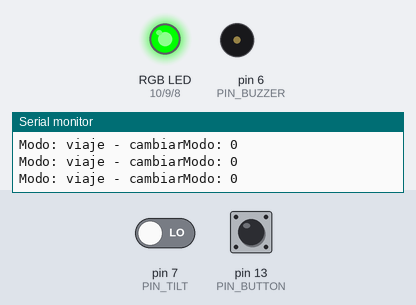
A sketch run on a simulated Arduino Uno, built with avr-gcc and run on an emulated ATmega328P. Parts: an RGB LED mixed from three pins (HIGH = lit), buzzer (waves = sounding), the last lines printed to the serial monitor. The inputs (shaded band) are chosen by the test bench; at power-on: pin 13 (PIN_BUTTON) HIGH, pin 7 (PIN_TILT) LOW. Pins used as bus, display or sensor lines are not drawn.

Above: at 1.2 s.
1.3 s: pin 13 (PIN_BUTTON) pulled LOW for 3.2 s
At 4.1 s:
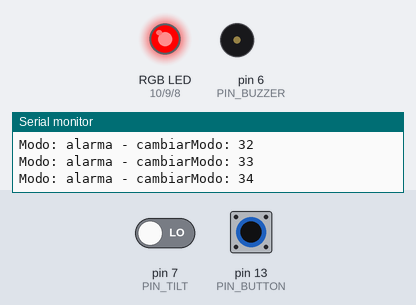
6.0 s: pin 7 (PIN_TILT) driven HIGH
At 7.7 s:
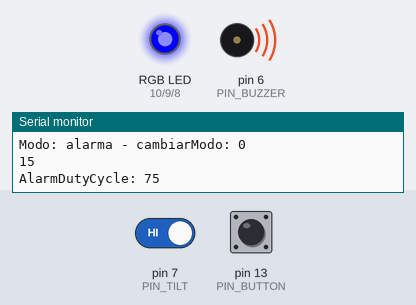
8.2 s: pin 13 (PIN_BUTTON) pulled LOW for 3.2 s
At 12.5 s:
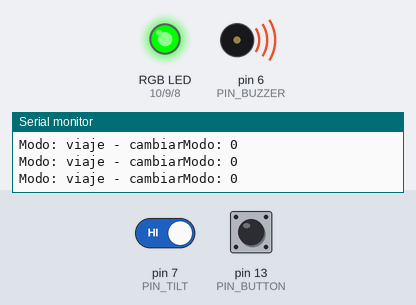
12.9 s: pin 13 (PIN_BUTTON) pulled LOW for 3.2 s
At 15.1 s:
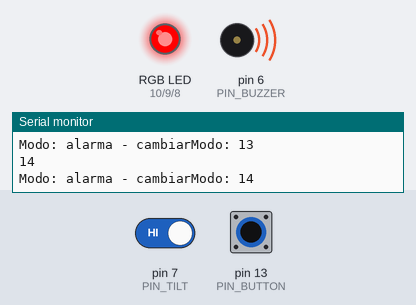
20.6 s: pin 7 (PIN_TILT) driven HIGH and pin 13 (PIN_BUTTON) driven LOW
At 24.3 s:
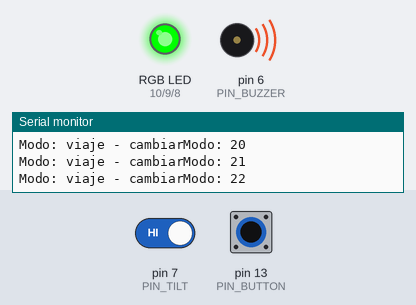
Timing chart, 0 to 24.6 s (numbered marks = the images above; inputs shaded):
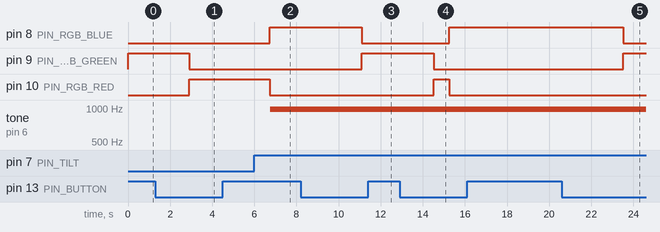

Measured:
- after the input at 1.3 s, pin 9 (PIN_RGB_GREEN): HIGH → LOW after 1.6 s; pin 10 (PIN_RGB_RED): LOW → HIGH after 1.6 s
- after the input at 6.0 s, pin 8 (PIN_RGB_BLUE): LOW → HIGH after 0.74 s; pin 10 (PIN_RGB_RED): HIGH → LOW after 0.74 s; tone on pin 6 (PIN_BUZZER): silent → 977 Hz after 0.76 s
- after the input at 8.2 s, pin 8 (PIN_RGB_BLUE): HIGH → LOW after 2.9 s; pin 9 (PIN_RGB_GREEN): LOW → HIGH after 2.9 s
- after the input at 12.9 s, pin 8 (PIN_RGB_BLUE): LOW → HIGH after 2.3 s; pin 9 (PIN_RGB_GREEN): HIGH → LOW after 1.6 s; pin 10 (PIN_RGB_RED): LOW → HIGH after 1.6 s, → LOW 0.73 s later
- after the input at 20.6 s, pin 8 (PIN_RGB_BLUE): HIGH → LOW after 2.9 s; pin 9 (PIN_RGB_GREEN): LOW → HIGH after 2.9 s

The sketch:

alarm-basics.ino
```cpp
/*
 * Defined constants in arduino don't take up any program memory space on the chip.
 * The compiler will replace references to these constants with the defined value at compile time.
 */
#define MODO_VIAJE  0
#define MODO_ALARMA 1

/** Pin mapping **/
// Boton de cambio de modo
#define PIN_BUTTON  13

// RGB Led
#define PIN_RGB_RED 10
#define PIN_RGB_GREEN 9
#define PIN_RGB_BLUE  8

// Buzzer
#define PIN_BUZZER 6

// Tilt sensor
#define PIN_TILT 7

// Debug mode
#define DEBUG true


// Modo actual del sistema
int modoSistema;

// Lectura del boton de cambio de modo
int cambiarModo;
int tiltValue;
int alarmDutyCycle;

bool alarmaSonando;

void setup() {
  // Pin config
  pinMode(PIN_BUTTON, INPUT);

  pinMode(PIN_RGB_RED, OUTPUT);
  pinMode(PIN_RGB_GREEN, OUTPUT);
  pinMode(PIN_RGB_BLUE, OUTPUT);

  pinMode(PIN_BUZZER, OUTPUT);

  pinMode(PIN_TILT, INPUT);

  // Sistema se inicia en Modo Viaje
  setModoViaje();

  if(DEBUG) {
    Serial.begin(9600);
  }
}

void loop() {
  // Cambio de modo?
  leerBotonCambioModo();
  if(cambiarModo > 50) {
    cambiarModo = 0;
      if(modoSistema == MODO_VIAJE) {
        // Pasa de modo viaje a modo alarma
        setModoAlarma();
      } else {
        // Pasa de modo alarma a modo viaje
        setModoViaje();
      }
  }

  // Flujo de cada modo
  if(modoSistema == MODO_VIAJE) {

  } else {
    leerTilt();
    if(tiltValue > 20 && !alarmaSonando) {
      rgbTurnOff();
      tiltValue = 0;
      alarmaSonando = true;
      digitalWrite(PIN_RGB_BLUE, HIGH);
    }
    if(alarmaSonando) {
      sonarAlarma();
    }
  }

  // Debug report
  if(DEBUG) {
    printDebugReport();
  }
}

void rgbTurnOff() {
  digitalWrite(PIN_RGB_RED, LOW);
  digitalWrite(PIN_RGB_GREEN, LOW);
  digitalWrite(PIN_RGB_BLUE, LOW);
}

void setModoAlarma() {
  rgbTurnOff();
  digitalWrite(PIN_RGB_RED, HIGH);
  tiltValue = 0;
  alarmDutyCycle = 100;
  alarmaSonando = false;
  modoSistema = MODO_ALARMA;
}

void setModoViaje() {
  rgbTurnOff();
  digitalWrite(PIN_BUZZER, HIGH);
  digitalWrite(PIN_RGB_GREEN, HIGH);
  alarmaSonando = false;
  modoSistema = MODO_VIAJE;
}

void leerBotonCambioModo() {
  if(digitalRead(PIN_BUTTON) == LOW) {
    cambiarModo +=1;
  } else {
    if(cambiarModo > 0) {
      cambiarModo--;
    }
  }
}


void leerTilt() {
  if(digitalRead(PIN_TILT) == HIGH) {
    Serial.println(tiltValue);
    tiltValue +=1;
  } else {
    if(tiltValue > 0) {
      tiltValue--;
    }
  }
}

void sonarAlarma() {
  if(alarmDutyCycle >= 100) {
    alarmDutyCycle = 50;
  } else {
    alarmDutyCycle += 5;
  }
  Serial.print("AlarmDutyCycle: ");
  Serial.print(alarmDutyCycle);
  Serial.print("\n");
  analogWrite(PIN_BUZZER, alarmDutyCycle);
}

void printDebugReport() {
     // Envia reportes al serial monitor para debugging indirecto
    Serial.print("Modo: ");
    Serial.print(modoSistema == MODO_VIAJE?"viaje":"alarma");
    Serial.print(" - cambiarModo: ");
    Serial.println(cambiarModo);
}
```
